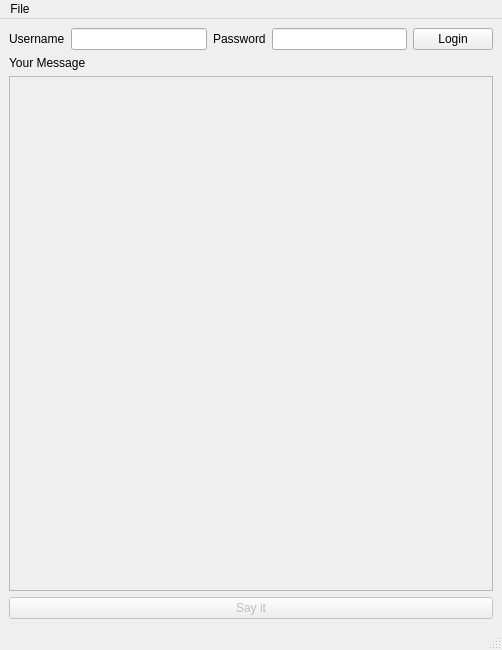
<?xml version="1.0" encoding="UTF-8"?>
<ui version="4.0">
 <class>MainWindow</class>
 <widget class="QMainWindow" name="MainWindow">
  <property name="geometry">
   <rect>
    <x>0</x>
    <y>0</y>
    <width>502</width>
    <height>650</height>
   </rect>
  </property>
  <property name="windowTitle">
   <string>MainWindow</string>
  </property>
  <widget class="QWidget" name="centralwidget">
   <layout class="QGridLayout" name="gridLayout">
    <item row="1" column="0">
     <layout class="QVBoxLayout" name="verticalLayout_2">
      <item>
       <layout class="QVBoxLayout" name="verticalLayout">
        <item>
         <layout class="QHBoxLayout" name="horizontalLayout" stretch="0,0,0,0,0">
          <item>
           <widget class="QLabel" name="label">
            <property name="text">
             <string>Username</string>
            </property>
           </widget>
          </item>
          <item>
           <widget class="QLineEdit" name="password"/>
          </item>
          <item>
           <widget class="QLabel" name="label_2">
            <property name="text">
             <string>Password</string>
            </property>
           </widget>
          </item>
          <item>
           <widget class="QLineEdit" name="username">
            <property name="echoMode">
             <enum>QLineEdit::Password</enum>
            </property>
           </widget>
          </item>
          <item>
           <widget class="QPushButton" name="loginbutton">
            <property name="text">
             <string>Login</string>
            </property>
           </widget>
          </item>
         </layout>
        </item>
        <item>
         <widget class="QLabel" name="label_3">
          <property name="text">
           <string>Your Message</string>
          </property>
         </widget>
        </item>
        <item>
         <widget class="QTextEdit" name="textEdit">
          <property name="enabled">
           <bool>false</bool>
          </property>
          <property name="undoRedoEnabled">
           <bool>true</bool>
          </property>
         </widget>
        </item>
       </layout>
      </item>
      <item>
       <widget class="QPushButton" name="sayitbutton">
        <property name="enabled">
         <bool>false</bool>
        </property>
        <property name="text">
         <string>Say it</string>
        </property>
       </widget>
      </item>
     </layout>
    </item>
   </layout>
  </widget>
  <widget class="QMenuBar" name="menubar">
   <property name="geometry">
    <rect>
     <x>0</x>
     <y>0</y>
     <width>502</width>
     <height>22</height>
    </rect>
   </property>
   <widget class="QMenu" name="menuFile">
    <property name="title">
     <string>File</string>
    </property>
    <addaction name="actionclose"/>
   </widget>
   <addaction name="menuFile"/>
  </widget>
  <widget class="QStatusBar" name="statusbar"/>
  <action name="actionclose">
   <property name="text">
    <string>close</string>
   </property>
  </action>
 </widget>
 <resources/>
 <connections/>
</ui>
